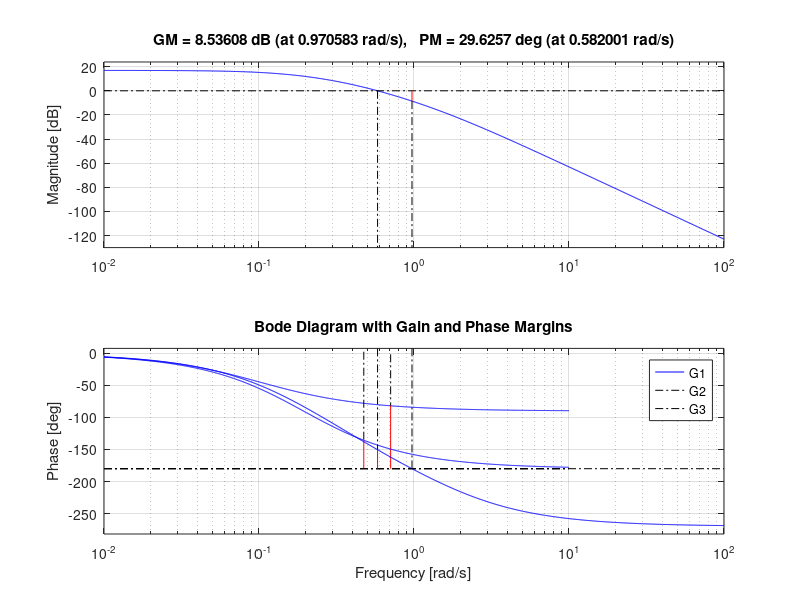
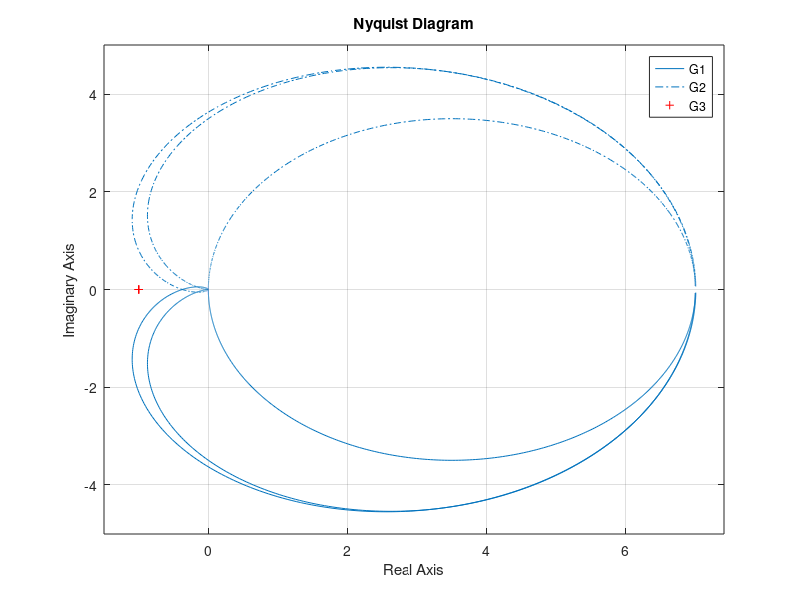

MATLAB code to generate these figures, in order:
clc; clear; close all;

% Define transfer function variable
s = tf('s');

% Define systems
G1 = 7/(9.802 *s + 1 );
G2 = 0.2624/(s^2 + 0.3872*s + 0.0375);
G3 = 0.7103/((s+1.56)*(s+0.3995)*(s+0.1627));

% Bode plots
figure;
margin(G1); hold on;
margin(G2);
margin(G3);
legend('G1','G2','G3');
title('Bode Diagram with Gain and Phase Margins');
grid on;

% Nyquist plots
figure;
nyquist(G1); hold on;
nyquist(G2);
nyquist(G3);
legend('G1','G2','G3');
title('Nyquist Diagram');
grid on;

% Compute and display gain and phase margins
[GM1, PM1, ~, ~] = margin(G1);
[GM2, PM2, ~, ~] = margin(G2);
[GM3, PM3, ~, ~] = margin(G3);

% Display results
fprintf('System G1: Gain Margin = %.2f dB, Phase Margin = %.2f degrees\n', 20*log10(GM1), PM1);
fprintf('System G2: Gain Margin = %.2f dB, Phase Margin = %.2f degrees\n', 20*log10(GM2), PM2);
fprintf('System G3: Gain Margin = %.2f dB, Phase Margin = %.2f degrees\n', 20*log10(GM3), PM3);
